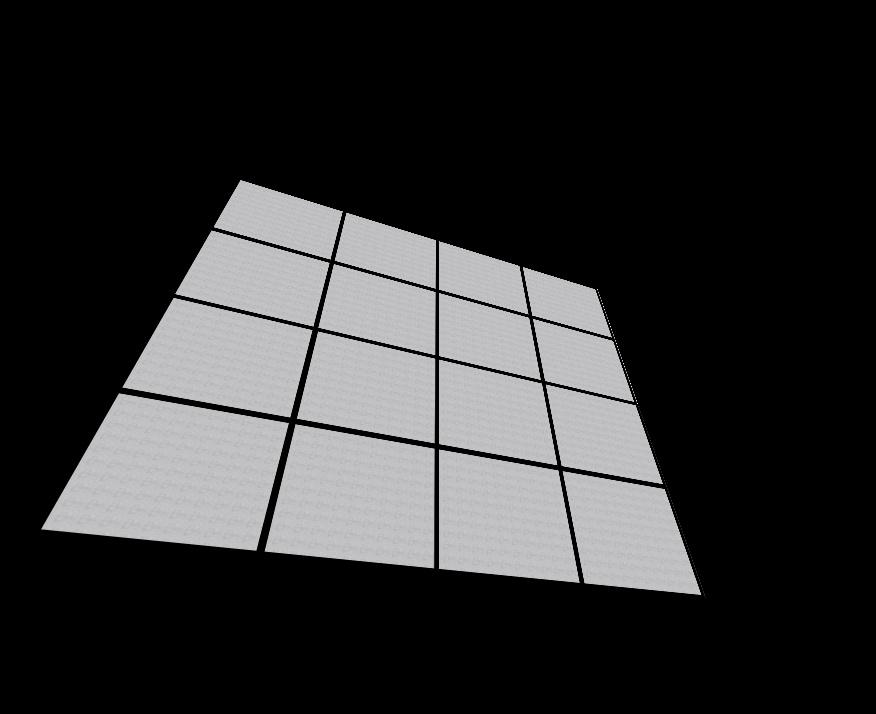
#> input picture distorted.png, 876 x 714 px
$ python demo.py
#> lines starting #> are read from the running program, lines starting #| are printed output that depends on the picture; after the words box and inside, x2 and y2 are one past the last pixel; in counts of white or black regions, pixels touching at a corner belong together; long printed decimals are rounded
#> further down, img is the input picture: shape (714, 876, 3); mean B, G, R 49.6, 49, 49
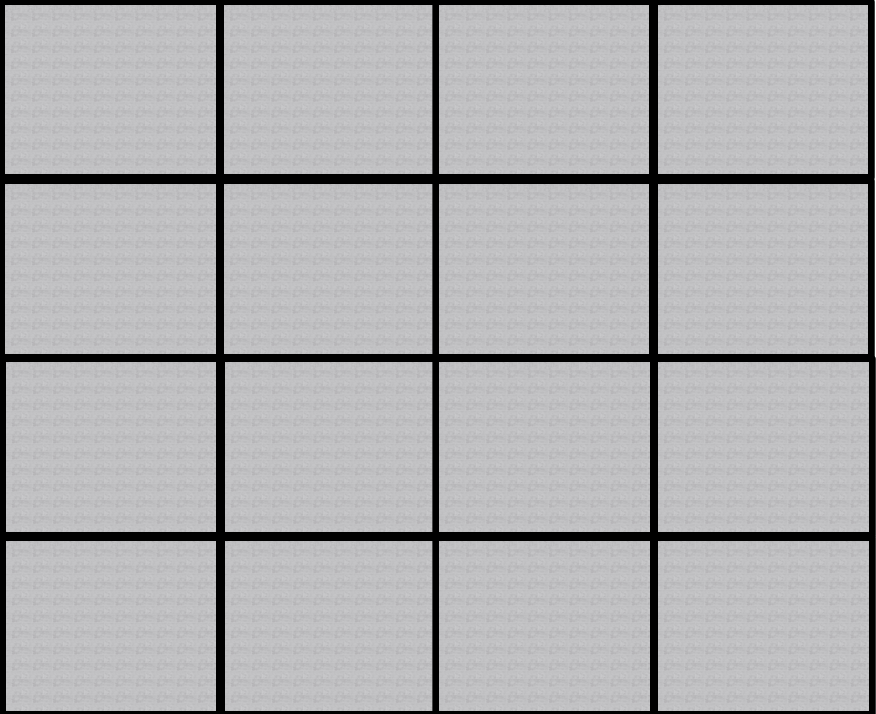
#> input picture real.png, 876 x 714 px
#> further down, im2 is the input picture: shape (714, 876, 3); mean B, G, R 176.3, 174.5, 174.5
### misc_func.py
#!/usr/bin/env python3
# -*- coding: utf-8 -*-
"""
Created on Thu Nov  3 14:02:50 2022

@author: hadi
"""

import cv2
import numpy as np
from matplotlib import pyplot as plt


def get_corners(img):
    gray = cv2.cvtColor(img, cv2.COLOR_BGR2GRAY)
    blur = cv2.GaussianBlur(gray, (3,3), 0)
    thresh = cv2.threshold(blur, 0, 255, cv2.THRESH_BINARY+cv2.THRESH_OTSU)[1]
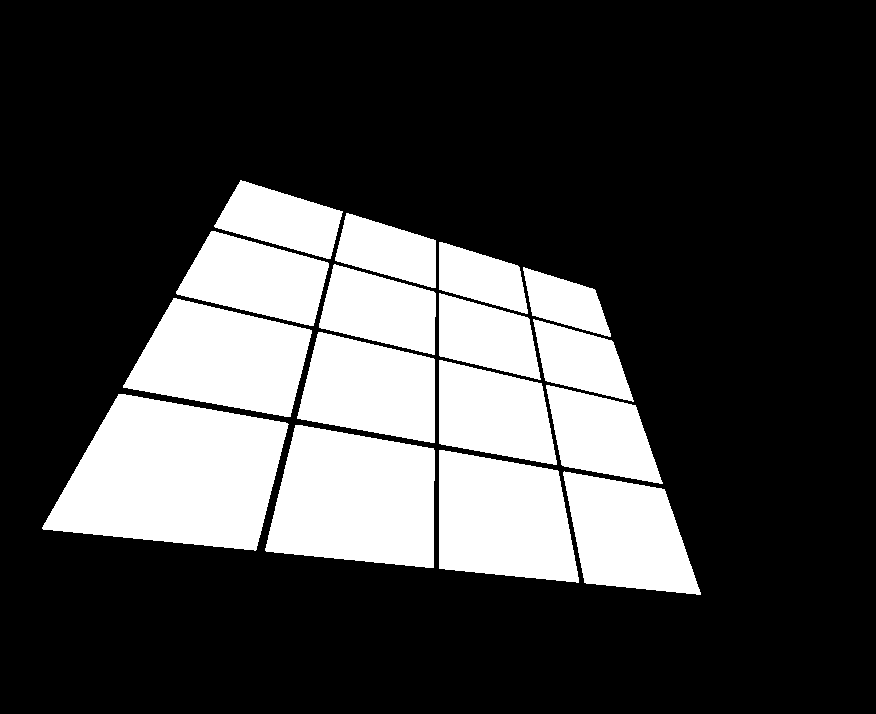
#> thresh: shape (714, 876); 25.6% white; 16 white regions, largest, box (x1, y1, x2, y2) and area: (42, 394, 289, 551) 26816, (265, 425, 435, 568) 19378, (439, 450, 579, 583) 14900
    kernel = np.ones((7,7), np.uint8)
    morph = cv2.morphologyEx(thresh, cv2.MORPH_CLOSE, kernel)
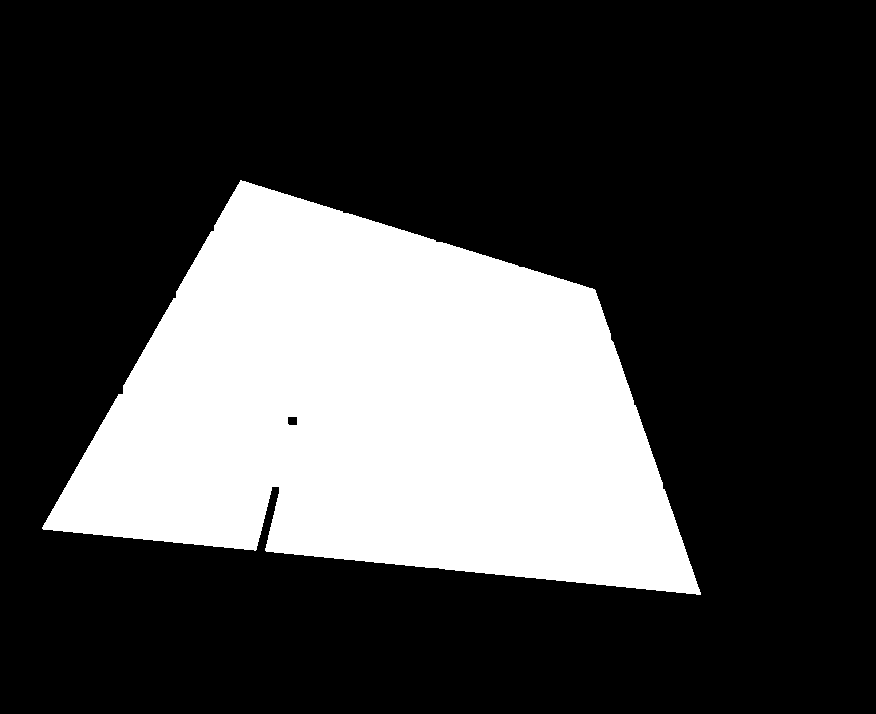
#> morph: shape (714, 876); 27.1% white; 1 white region, box (x1, y1, x2, y2) and area: (42, 180, 701, 595) 169679
    morph = cv2.morphologyEx(morph, cv2.MORPH_OPEN, kernel)
#> morph: shape (714, 876); 27.1% white; 1 white region

    contours = cv2.findContours(morph, cv2.RETR_EXTERNAL, cv2.CHAIN_APPROX_SIMPLE)
#> contours = 1 contour; box (x1, y1, x2, y2) and area: (44, 182, 699, 594) 168819
    contours = contours[0] if len(contours) == 2 else contours[1]
    area_thresh = 0
    for c in contours:
        area = cv2.contourArea(c)
        if area > area_thresh:
            area_thresh = area
            big_contour = c
#> this loop made 1 pass
#> (area, area_thresh) on pass 1: (168819, 168819)
#> after the loop, area_thresh = 168819; big_contour = contour of 881 points, box (x1, y1, x2, y2) (44, 182, 699, 594), area 168819


    peri = cv2.arcLength(big_contour, True)
#> peri = 1997.3
    corners = cv2.approxPolyDP(big_contour, 0.04 * peri, True)
#> corners = [[44, 523], [698, 593], [594, 289], [248, 182]]


    return np.array(corners)

# [20 lines left out: function extra_points, not called in this run]

def mse(imageA, imageB):
    imageA = cv2.resize(imageA, (imageB.shape[0],imageB.shape[1]))
    err = np.sum((imageA.astype("float") - imageB.astype("float")) ** 2)
    err /= float(imageA.shape[0] * imageA.shape[1])

    return err

def rotate_and_correct(im1,im2):
    min_val=mse(im1,im2)
    res=im2
    for each in [cv2.ROTATE_90_CLOCKWISE,cv2.ROTATE_180,cv2.ROTATE_90_COUNTERCLOCKWISE]:
        image = cv2.rotate(im2, each)
        if mse(im1,image)<min_val:
            res=image
            min_val=mse(im1,image)
    return res


### demo.py

#%%

import cv2
import numpy as np
from matplotlib import pyplot as plt
from misc_func import get_corners,extra_points,mse,rotate_and_correct

img = cv2.imread('distorted.png')
im2 = cv2.imread('real.png')


corners=get_corners(img)
#> corners = [[44, 523], [698, 593], [594, 289], [248, 182]]

icorners = []
for corner in corners:
    pt = [ corner[0][0],corner[0][1] ]
    icorners.append(pt)
#> this loop made 4 passes
#> after the loop, icorners = [[44, 523], [698, 593], [594, 289], [248, 182]]
icorners=sorted(icorners,key=lambda x:(x[0],x[1]))
#> icorners = [[44, 523], [248, 182], [594, 289], [698, 593]]
icorners=sorted(icorners[:2],key=lambda x:x[1])+sorted(icorners[-2:],key=lambda x:x[1])
#> icorners = [[248, 182], [44, 523], [594, 289], [698, 593]]
icorners = np.float32(icorners)
'''icorners=extra_points(icorners)'''


length=0.25*(np.linalg.norm(icorners[0]-icorners[1])+np.linalg.norm(icorners[2]-icorners[1])+np.linalg.norm(icorners[2]-icorners[3])+np.linalg.norm(icorners[0]-icorners[3]))
#> length = 481.5
length=int(np.float32(length))
#> length = 481

ocorners = [ [0,0], [0,length],[length,0],[length,length] ]
#> ocorners = [[0, 0], [0, 481], [481, 0], [481, 481]]
ocorners = np.float32(ocorners)
'''ocorners=extra_points(ocorners)'''

h, mask = cv2.findHomography(icorners, ocorners, cv2.RANSAC)
#> h = [[1.05, 0.631, -376.4], [-0.835, 2.7, -284.3], [-0.00141, 0.00254, 1]]; mask = [1, 1, 1, 1]
M = cv2.getPerspectiveTransform(icorners, ocorners)
#> M has the same summary as h

image1 = cv2.warpPerspective(img, h, (length, length))
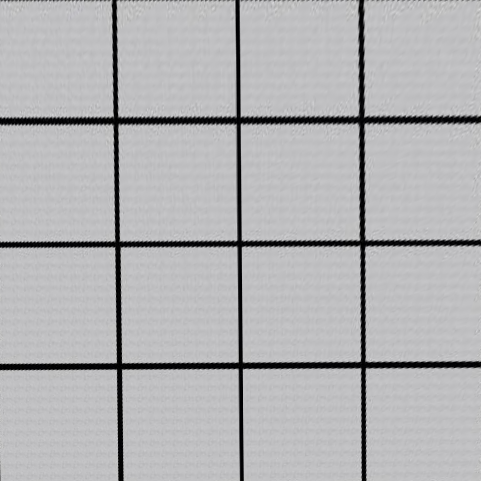
#> image1: shape (481, 481, 3); mean B, G, R 180.7, 178.8, 178.8
image2 = cv2.warpPerspective(img, M, (length, length))

im1Reg=rotate_and_correct(im2,image1)
#> in mse, `imageA = cv2.resize(imageA, (imageB.shape[0],imageB.shape[1]))`:
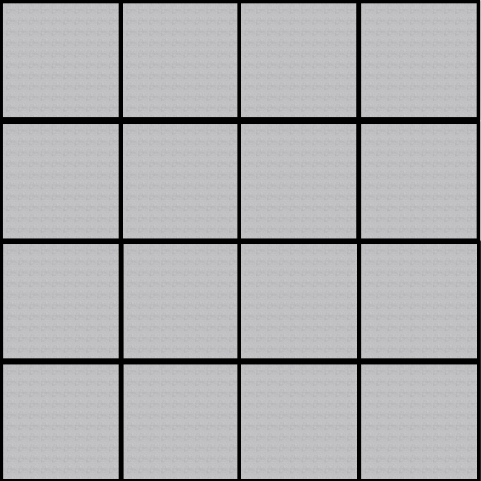
#> imageA: shape (481, 481, 3); mean B, G, R 176.2, 174.3, 174.4
#> in mse, `err = np.sum((imageA.astype("float") - imageB.astype("float")) ** 2)`: err = 1.86e+09
#> in mse, `err /= float(imageA.shape[0] * imageA.shape[1])`: err = 8021.9
#> the loop in rotate_and_correct, `for each in [cv2.ROTATE_90_CLOCKWISE,cv2.ROTATE_180,cv2.ROTATE_90_COUN..` made 3 passes
#> min_val on pass 1: 7970
#> pass 1, in rotate_and_correct, `image = cv2.rotate(im2, each)`:
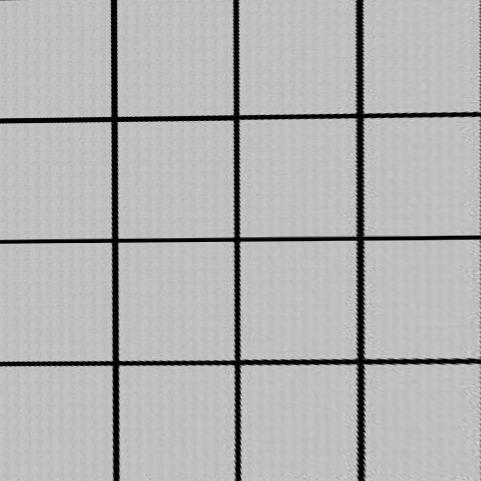
#> image: shape (481, 481, 3); mean B, G, R 180.7, 178.8, 178.8
#> pass 3, in rotate_and_correct, `image = cv2.rotate(im2, each)`:
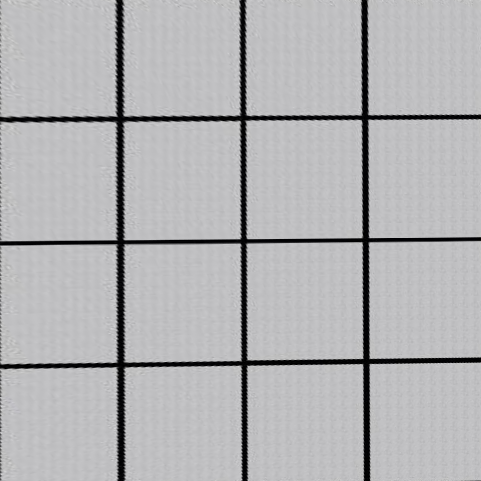
#> image: shape (481, 481, 3); mean B, G, R 180.7, 178.8, 178.8
#> after the loop in rotate_and_correct, `for each in [cv2.ROTATE_90_CLOCKWISE,cv2.ROTATE_180,cv2.ROTATE_90_COUN..`: min_val = 7970
im2Reg=rotate_and_correct(im2,image2)
#> the loop in rotate_and_correct (call 2), `for each in [cv2.ROTATE_90_CLOCKWISE,cv2.ROTATE_180,cv2.ROTATE_90_COUN..` made 3 passes
print(mse(im2,im1Reg),mse(im2,im2Reg))
#| 7969.994 7969.994
cv2.imwrite("Registered.png", im1Reg)
cv2.imwrite("Registered2.png", im2Reg)

'''print(mse(im2,image1),mse(im2,image2))
cv2.imwrite("Registered.png", image1)
cv2.imwrite("Registered2.png", image2)'''
